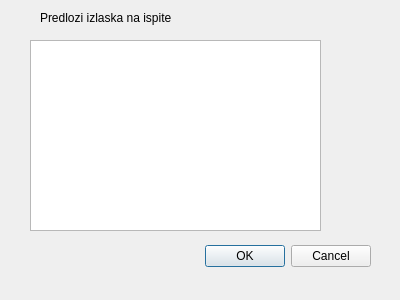
<?xml version="1.0" encoding="UTF-8"?>
<ui version="4.0">
 <class>Dialog</class>
 <widget class="QDialog" name="Dialog">
  <property name="geometry">
   <rect>
    <x>0</x>
    <y>0</y>
    <width>400</width>
    <height>300</height>
   </rect>
  </property>
  <property name="windowTitle">
   <string>Dialog</string>
  </property>
  <widget class="QDialogButtonBox" name="buttonBox">
   <property name="geometry">
    <rect>
     <x>30</x>
     <y>240</y>
     <width>341</width>
     <height>32</height>
    </rect>
   </property>
   <property name="orientation">
    <enum>Qt::Horizontal</enum>
   </property>
   <property name="standardButtons">
    <set>QDialogButtonBox::Cancel|QDialogButtonBox::Ok</set>
   </property>
  </widget>
  <widget class="QTextBrowser" name="textBrowser">
   <property name="geometry">
    <rect>
     <x>30</x>
     <y>40</y>
     <width>291</width>
     <height>191</height>
    </rect>
   </property>
  </widget>
  <widget class="QLabel" name="label">
   <property name="geometry">
    <rect>
     <x>40</x>
     <y>10</y>
     <width>131</width>
     <height>16</height>
    </rect>
   </property>
   <property name="text">
    <string>Predlozi izlaska na ispite:</string>
   </property>
  </widget>
 </widget>
 <resources/>
 <connections>
  <connection>
   <sender>buttonBox</sender>
   <signal>accepted()</signal>
   <receiver>Dialog</receiver>
   <slot>accept()</slot>
   <hints>
    <hint type="sourcelabel">
     <x>248</x>
     <y>254</y>
    </hint>
    <hint type="destinationlabel">
     <x>157</x>
     <y>274</y>
    </hint>
   </hints>
  </connection>
  <connection>
   <sender>buttonBox</sender>
   <signal>rejected()</signal>
   <receiver>Dialog</receiver>
   <slot>reject()</slot>
   <hints>
    <hint type="sourcelabel">
     <x>316</x>
     <y>260</y>
    </hint>
    <hint type="destinationlabel">
     <x>286</x>
     <y>274</y>
    </hint>
   </hints>
  </connection>
 </connections>
</ui>
